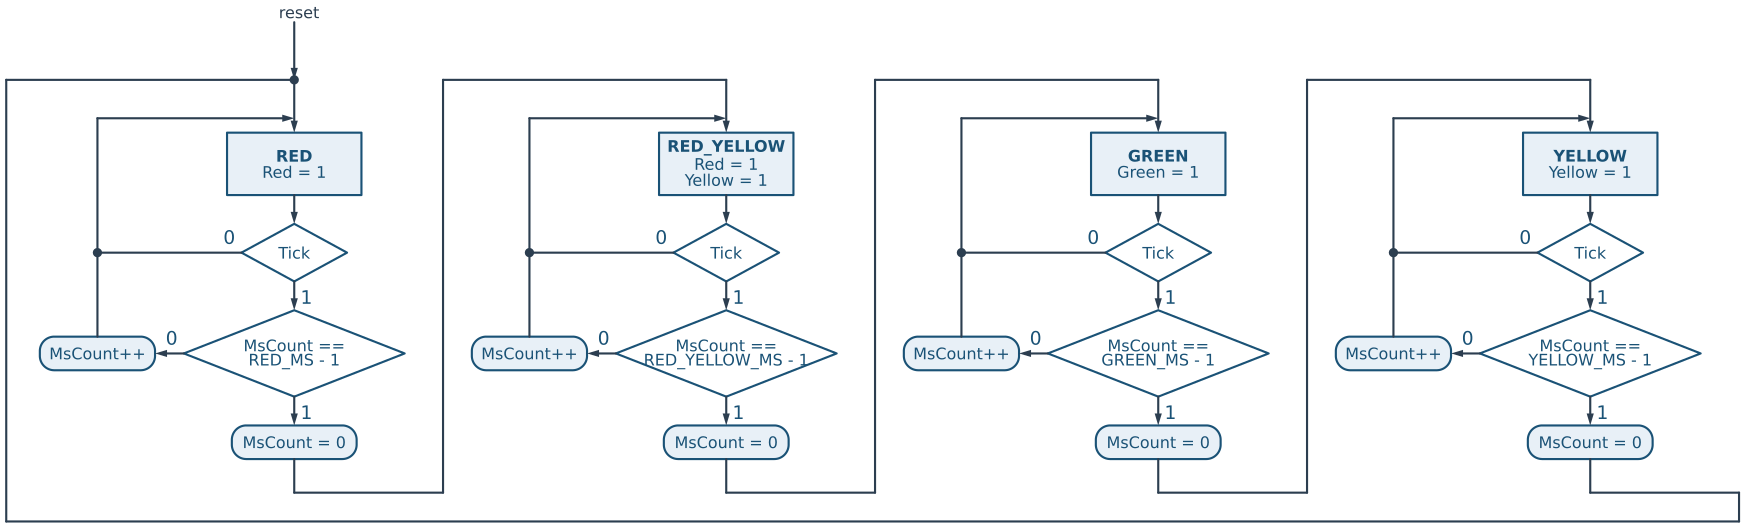

Source code (Python):
"""ASM chart of the traffic-light FSM (traffic_fsm.sv): one column per state.

Each column: state box (name and Moore outputs), a Tick decision, a
MsCount decision, and the conditional updates of MsCount. The 0 branches
loop back to the state's entry; the 1 branch leads to the next state.
"""
from schemdraw import flow
from schemdraw import elements as elm

from _style import new_drawing, block, line

STATES = [("RED", "Red = 1", "RED_MS"),
          ("RED_YELLOW", "Red = 1\nYellow = 1", "RED_YELLOW_MS"),
          ("GREEN", "Green = 1", "GREEN_MS"),
          ("YELLOW", "Yellow = 1", "YELLOW_MS")]
DX = 9.0          # column spacing
ROUTE = 3.1       # x offset of the line that leaves a column
TOP = 0.6         # height of the routing line between columns
EXIT = -8.0       # height of the routing line below the columns


def arrow(d, a, b):
    d.add(elm.Arrow().at(a).to(b))


def draw():
    d = new_drawing(fontsize=11)
    for i, (name, outs, limit) in enumerate(STATES):
        cx = i * DX
        lx = cx - 4.1                      # x of the loop-back line
        st = d.add(block(flow.Box(w=2.8, h=1.3)).at((cx, -0.5)).anchor("N")
                   .label(f"$\\bf{{{name.replace('_', chr(92) + '_')}}}$\n{outs}"))
        arrow(d, (cx, TOP), st.N)
        d1 = d.add(block(flow.Decision(w=2.2, h=1.2, W="0", S="1"), fill="white")
                   .at((cx, st.S[1] - 0.6)).anchor("N").label("Tick"))
        arrow(d, st.S, d1.N)
        d2 = d.add(block(flow.Decision(w=4.6, h=1.8, W="0", S="1"), fill="white")
                   .at((cx, d1.S[1] - 0.6)).anchor("N")
                   .label(f"MsCount ==\n{limit} - 1"))
        arrow(d, d1.S, d2.N)
        inc = d.add(block(flow.RoundBox(w=2.4, h=0.7)).at((lx, d2.W[1])).anchor("center")
                    .label("MsCount++"))
        clr = d.add(block(flow.RoundBox(w=2.6, h=0.7)).at((cx, d2.S[1] - 0.6)).anchor("N")
                    .label("MsCount = 0"))
        arrow(d, d2.W, inc.E)
        arrow(d, d2.S, clr.N)
        # both 0 branches loop back to the entry of the state box
        line(d, d1.W, (lx, d1.W[1]))
        d.add(elm.Dot().at((lx, d1.W[1])))
        line(d, inc.N, (lx, -0.2))
        arrow(d, (lx, -0.2), (cx, -0.2))
        # leave towards the next state
        nx = cx + DX if i < len(STATES) - 1 else -6.0
        line(d, clr.S, (cx, EXIT))
        if i < len(STATES) - 1:
            line(d, (cx, EXIT), (cx + ROUTE, EXIT), (cx + ROUTE, TOP), (nx, TOP))
        else:
            line(d, (cx, EXIT), (cx + ROUTE, EXIT), (cx + ROUTE, EXIT - 0.6),
                 (nx, EXIT - 0.6), (nx, TOP), (0, TOP))
    # reset enters RED
    d.add(elm.Arrow().at((0, TOP + 1.2)).to((0, TOP)))
    d.add(elm.Label().at((0, TOP + 1.5)).label("reset"))
    d.add(elm.Dot().at((0, TOP)))
    return d
